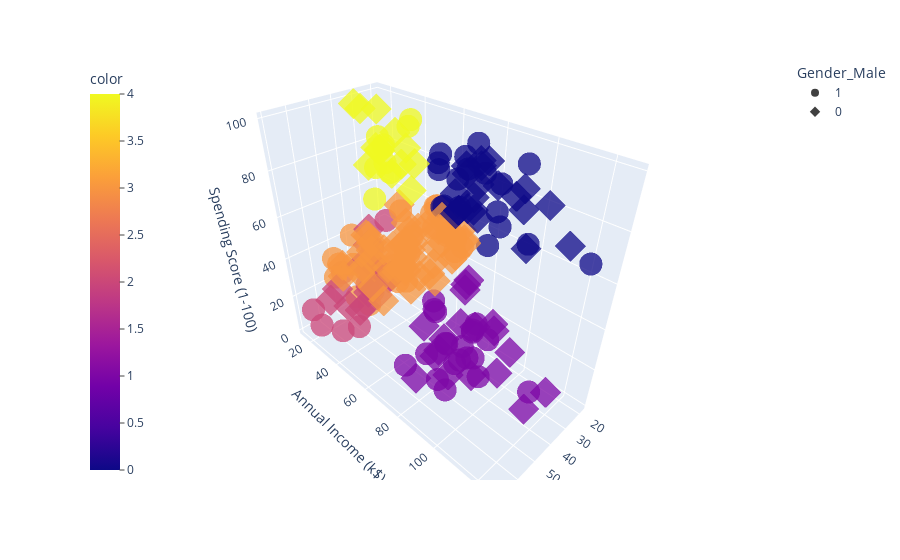

Write notebook code for a chart like this one.
### Code cell
#Let's plot a 3-D scatterplot along with the customers separated by gender based on shapes - circle and diamond.
import plotly.express as px
fig = px.scatter_3d(df, x='Age', y='Annual Income (k$)', z='Spending Score (1-100)', color=model.fit_predict(df), symbol='Gender_Male', opacity=0.75)
fig.update_layout(coloraxis_colorbar=dict(yanchor="top", y=1, x=0, ticks="outside"))

### Figure 1 — Plotly figure (JSON) as saved in the notebook; plotly's stock layout.template omitted (floating-point values rounded to 4 significant figures)
{"data": [{"hovertemplate": "Gender_Male=1<br>Age=%{x}<br>Annual Income (k$)=%{y}<br>Spending Score (1-100)=%{z}<br>color=%{marker.color}<extra></extra>", "legendgroup": "1", "marker": {"color": [2, 4, 2, 2, 2, 4, 4, 2, 2, 4, 4, 4, 4, 2, 2, 4, 4, 2, 3, 3, 3, 3, 3, 3, 3, 3, 3, 3, 3, 3, 3, 3, 3, 3, 3, 3, 3, 3, 3, 3, 3, 3, 3, 3, 3, 3, 3, 3, 3, 3, 0, 1, 0, 1, 0, 1, 0, 1, 0, 1, 0, 1, 0, 1, 0, 1, 0, 1, 1, 1, 1, 1, 0, 1, 0, 1, 0, 1, 0, 1, 0, 1, 0, 0, 1, 0, 1, 0], "coloraxis": "coloraxis", "opacity": 0.75, "symbol": "circle"}, "mode": "markers", "name": "1", "scene": "scene", "showlegend": true, "type": "scatter3d", "x": [19, 21, 64, 67, 37, 22, 20, 52, 35, 25, 31, 29, 35, 60, 53, 18, 24, 48, 33, 59, 47, 69, 53, 70, 19, 63, 18, 19, 70, 59, 26, 40, 57, 38, 67, 48, 18, 48, 24, 48, 20, 67, 26, 49, 54, 68, 66, 65, 19, 27, 39, 43, 40, 59, 38, 47, 39, 20, 32, 19, 32, 25, 28, 48, 34, 43, 39, 37, 34, 19, 50, 42, 32, 40, 28, 36, 36, 58, 27, 59, 35, 46, 30, 28, 33, 32, 32, 30], "y": [15, 15, 19, 19, 20, 20, 21, 23, 24, 24, 25, 28, 28, 30, 33, 33, 38, 39, 42, 43, 43, 44, 46, 46, 46, 48, 48, 48, 49, 54, 54, 54, 54, 54, 54, 54, 59, 60, 60, 61, 61, 62, 62, 62, 63, 63, 63, 63, 64, 67, 69, 71, 71, 71, 71, 71, 71, 73, 73, 74, 75, 77, 77, 77, 78, 78, 78, 78, 78, 81, 85, 86, 87, 87, 87, 87, 87, 88, 88, 93, 93, 98, 99, 101, 113, 126, 60.56, 60.56], "z": [39, 81, 3, 14, 13, 79, 66, 29, 35, 73, 73, 82, 61, 4, 4, 92, 92, 36, 60, 60, 41, 46, 46, 56, 55, 51, 59, 59, 55, 47, 54, 48, 51, 55, 41, 46, 41, 49, 52, 42, 49, 59, 55, 56, 46, 43, 48, 52, 46, 56, 91, 35, 95, 11, 75, 9, 75, 5, 73, 10, 93, 12, 97, 36, 90, 17, 88, 1, 1, 5, 26, 20, 63, 13, 75, 10, 92, 15, 69, 14, 90, 15, 97, 68, 8, 74, 18, 83]}, {"hovertemplate": "Gender_Male=0<br>Age=%{x}<br>Annual Income (k$)=%{y}<br>Spending Score (1-100)=%{z}<br>color=%{marker.color}<extra></extra>", "legendgroup": "0", "marker": {"color": [2, 4, 2, 4, 2, 4, 4, 4, 2, 4, 2, 4, 2, 2, 2, 2, 4, 4, 2, 4, 2, 4, 2, 4, 2, 3, 2, 4, 3, 3, 3, 3, 3, 3, 3, 3, 3, 3, 3, 3, 3, 3, 3, 3, 3, 3, 3, 3, 3, 3, 3, 3, 3, 3, 3, 3, 3, 3, 3, 3, 3, 3, 3, 3, 3, 3, 3, 3, 3, 3, 3, 3, 3, 1, 0, 1, 0, 0, 1, 0, 1, 1, 0, 0, 1, 1, 0, 1, 0, 0, 0, 1, 0, 0, 0, 0, 1, 1, 0, 1, 0, 0, 1, 1, 1, 0, 1, 0, 0, 1, 0, 1], "coloraxis": "coloraxis", "opacity": 0.75, "symbol": "diamond"}, "mode": "markers", "name": "0", "scene": "scene", "showlegend": true, "type": "scatter3d", "x": [20, 23, 31, 22, 35, 23, 30, 35, 58, 24, 35, 35, 46, 54, 45, 40, 23, 21, 49, 21, 42, 30, 36, 20, 65, 31, 49, 24, 50, 27, 29, 31, 49, 31, 50, 51, 27, 67, 54, 43, 68, 32, 47, 60, 60, 45, 23, 49, 46, 21, 55, 22, 34, 50, 68, 40, 32, 47, 27, 23, 49, 21, 66, 19, 38, 18, 19, 63, 49, 51, 50, 38, 40, 23, 31, 25, 31, 29, 44, 35, 57, 28, 32, 32, 34, 44, 38, 47, 27, 30, 30, 56, 29, 31, 36, 33, 36, 52, 30, 37, 32, 29, 41, 54, 41, 36, 34, 32, 38, 47, 35, 45], "y": [16, 16, 17, 17, 18, 18, 19, 19, 20, 20, 21, 23, 25, 28, 28, 29, 29, 30, 33, 33, 34, 34, 37, 37, 38, 39, 39, 39, 40, 40, 40, 40, 42, 43, 43, 44, 46, 47, 47, 48, 48, 48, 49, 50, 50, 54, 54, 54, 54, 54, 57, 57, 58, 58, 59, 60, 60, 60, 60, 62, 62, 62, 63, 63, 64, 65, 65, 65, 65, 67, 67, 67, 69, 70, 70, 72, 72, 73, 73, 74, 75, 76, 76, 77, 78, 78, 78, 78, 78, 78, 78, 79, 79, 81, 85, 86, 87, 88, 88, 97, 97, 98, 99, 101, 103, 103, 103, 103, 113, 120, 120, 126], "z": [6, 77, 40, 76, 6, 94, 72, 99, 15, 77, 35, 98, 5, 14, 32, 31, 87, 73, 14, 81, 17, 73, 26, 75, 35, 61, 28, 65, 55, 47, 42, 42, 52, 54, 45, 50, 51, 52, 59, 50, 48, 47, 42, 49, 56, 53, 52, 42, 44, 57, 58, 55, 60, 46, 55, 40, 42, 47, 50, 41, 48, 42, 50, 54, 42, 48, 50, 43, 59, 43, 57, 40, 58, 29, 77, 34, 71, 88, 7, 72, 5, 40, 87, 74, 22, 20, 76, 16, 89, 78, 73, 35, 83, 93, 75, 95, 27, 13, 86, 32, 86, 88, 39, 24, 17, 85, 23, 69, 91, 16, 79, 28]}], "layout": {"coloraxis": {"colorbar": {"ticks": "outside", "title": {"text": "color"}, "x": 0, "y": 1, "yanchor": "top"}, "colorscale": [[0, "#0d0887"], [0.1111, "#46039f"], [0.2222, "#7201a8"], [0.3333, "#9c179e"], [0.4444, "#bd3786"], [0.5556, "#d8576b"], [0.6667, "#ed7953"], [0.7778, "#fb9f3a"], [0.8889, "#fdca26"], [1, "#f0f921"]]}, "legend": {"title": {"text": "Gender_Male"}, "tracegroupgap": 0}, "margin": {"t": 60}, "scene": {"domain": {"x": [0, 1], "y": [0, 1]}, "xaxis": {"title": {"text": "Age"}}, "yaxis": {"title": {"text": "Annual Income (k$)"}}, "zaxis": {"title": {"text": "Spending Score (1-100)"}}}}}
